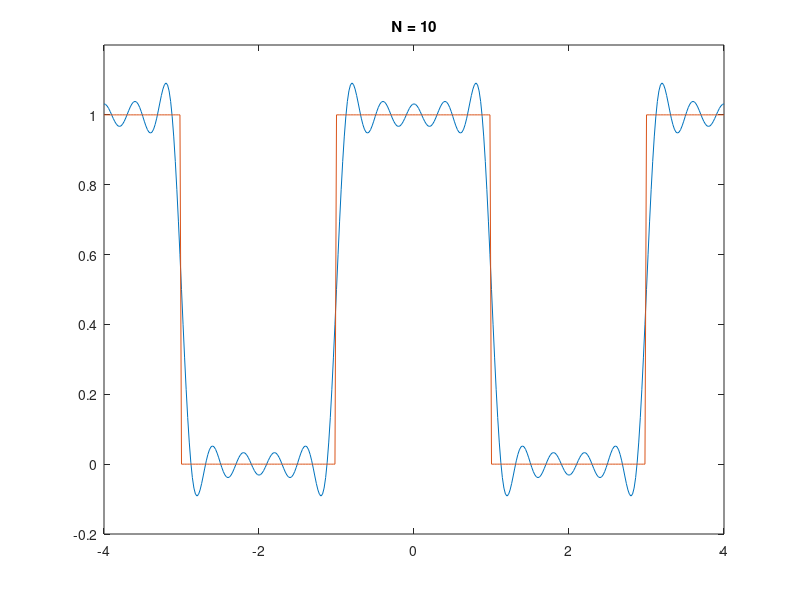

The MATLAB source for this figure:
T = 4; %周期
t = -4:0.02:4; %信号的抽样点
N = 10; %谐波个数
a0 = 0.5;
X1 = a0 * ones(1, length(t));
for k = 1:2:N %偶次谐波为0
    X1 = X1 + cos(pi*k*t/2) * sinc(k/2);
end

figure;
plot(t, X1);
hold on;
plot(t, 0.5+0.5*square(2*pi*(t + 1)/T, 50))
title('N = 10')
axis([-4, 4, -0.2, 1.2]);
